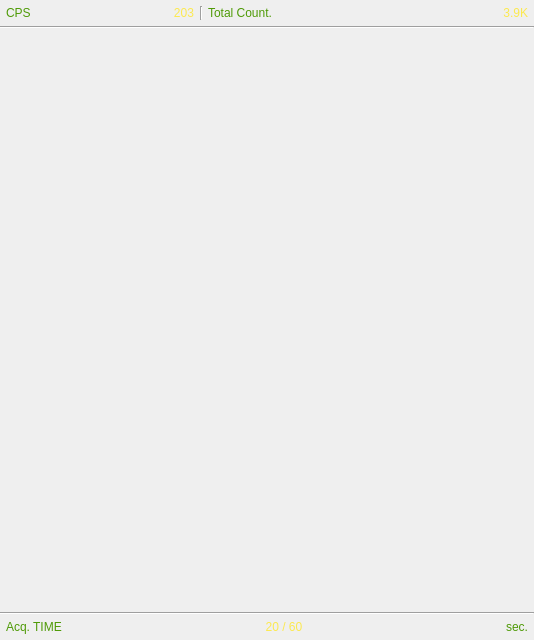
<?xml version="1.0" encoding="UTF-8"?>
<ui version="4.0">
 <class>SpectrumViewerScreen</class>
 <widget class="QWidget" name="SpectrumViewerScreen">
  <property name="geometry">
   <rect>
    <x>0</x>
    <y>0</y>
    <width>534</width>
    <height>640</height>
   </rect>
  </property>
  <property name="windowTitle">
   <string>Form</string>
  </property>
  <layout class="QGridLayout" name="gridLayout_2" columnstretch="3,0,5">
   <property name="leftMargin">
    <number>0</number>
   </property>
   <property name="topMargin">
    <number>6</number>
   </property>
   <property name="rightMargin">
    <number>0</number>
   </property>
   <property name="bottomMargin">
    <number>6</number>
   </property>
   <property name="horizontalSpacing">
    <number>0</number>
   </property>
   <property name="verticalSpacing">
    <number>6</number>
   </property>
   <item row="2" column="0" colspan="3">
    <widget class="SpectrumView" name="chart" native="true">
     <property name="sizePolicy">
      <sizepolicy hsizetype="Preferred" vsizetype="Preferred">
       <horstretch>0</horstretch>
       <verstretch>1</verstretch>
      </sizepolicy>
     </property>
     <property name="font">
      <font>
       <pointsize>4</pointsize>
      </font>
     </property>
    </widget>
   </item>
   <item row="0" column="1">
    <widget class="Line" name="hline1">
     <property name="sizePolicy">
      <sizepolicy hsizetype="Fixed" vsizetype="Preferred">
       <horstretch>0</horstretch>
       <verstretch>0</verstretch>
      </sizepolicy>
     </property>
     <property name="minimumSize">
      <size>
       <width>2</width>
       <height>0</height>
      </size>
     </property>
     <property name="maximumSize">
      <size>
       <width>2</width>
       <height>16777215</height>
      </size>
     </property>
     <property name="orientation">
      <enum>Qt::Vertical</enum>
     </property>
    </widget>
   </item>
   <item row="3" column="0" colspan="3">
    <widget class="Line" name="vline2">
     <property name="sizePolicy">
      <sizepolicy hsizetype="Preferred" vsizetype="Fixed">
       <horstretch>0</horstretch>
       <verstretch>0</verstretch>
      </sizepolicy>
     </property>
     <property name="minimumSize">
      <size>
       <width>0</width>
       <height>2</height>
      </size>
     </property>
     <property name="maximumSize">
      <size>
       <width>16777215</width>
       <height>2</height>
      </size>
     </property>
     <property name="orientation">
      <enum>Qt::Horizontal</enum>
     </property>
    </widget>
   </item>
   <item row="0" column="0">
    <layout class="QHBoxLayout" name="layoutCps">
     <property name="leftMargin">
      <number>6</number>
     </property>
     <property name="rightMargin">
      <number>6</number>
     </property>
     <item>
      <widget class="QLabel" name="tvCps">
       <property name="styleSheet">
        <string notr="true">color: rgb(78, 154, 6);</string>
       </property>
       <property name="text">
        <string>CPS</string>
       </property>
      </widget>
     </item>
     <item>
      <widget class="QLabel" name="cps">
       <property name="styleSheet">
        <string notr="true">color: rgb(252, 233, 79);</string>
       </property>
       <property name="text">
        <string>203</string>
       </property>
       <property name="alignment">
        <set>Qt::AlignRight|Qt::AlignTrailing|Qt::AlignVCenter</set>
       </property>
      </widget>
     </item>
    </layout>
   </item>
   <item row="1" column="0" colspan="3">
    <widget class="Line" name="vline1">
     <property name="sizePolicy">
      <sizepolicy hsizetype="Expanding" vsizetype="Fixed">
       <horstretch>0</horstretch>
       <verstretch>0</verstretch>
      </sizepolicy>
     </property>
     <property name="minimumSize">
      <size>
       <width>0</width>
       <height>2</height>
      </size>
     </property>
     <property name="maximumSize">
      <size>
       <width>16777215</width>
       <height>2</height>
      </size>
     </property>
     <property name="orientation">
      <enum>Qt::Horizontal</enum>
     </property>
    </widget>
   </item>
   <item row="0" column="2">
    <layout class="QHBoxLayout" name="layoutCount">
     <property name="leftMargin">
      <number>6</number>
     </property>
     <property name="rightMargin">
      <number>6</number>
     </property>
     <item>
      <widget class="QLabel" name="tvCount">
       <property name="styleSheet">
        <string notr="true">color: rgb(78, 154, 6);</string>
       </property>
       <property name="text">
        <string>Total Count.</string>
       </property>
      </widget>
     </item>
     <item>
      <widget class="QLabel" name="count">
       <property name="styleSheet">
        <string notr="true">color: rgb(252, 233, 79);</string>
       </property>
       <property name="text">
        <string>3.9K</string>
       </property>
       <property name="alignment">
        <set>Qt::AlignRight|Qt::AlignTrailing|Qt::AlignVCenter</set>
       </property>
      </widget>
     </item>
    </layout>
   </item>
   <item row="4" column="0" colspan="3">
    <widget class="QFrame" name="timeContainer">
     <layout class="QHBoxLayout" name="layoutAcq">
      <property name="leftMargin">
       <number>6</number>
      </property>
      <property name="topMargin">
       <number>0</number>
      </property>
      <property name="rightMargin">
       <number>6</number>
      </property>
      <property name="bottomMargin">
       <number>0</number>
      </property>
      <item>
       <widget class="QLabel" name="acqTime">
        <property name="styleSheet">
         <string notr="true">color: rgb(78, 154, 6);</string>
        </property>
        <property name="text">
         <string>Acq. TIME</string>
        </property>
        <property name="wordWrap">
         <bool>false</bool>
        </property>
       </widget>
      </item>
      <item>
       <widget class="QLabel" name="acqCounter">
        <property name="sizePolicy">
         <sizepolicy hsizetype="Expanding" vsizetype="Preferred">
          <horstretch>0</horstretch>
          <verstretch>0</verstretch>
         </sizepolicy>
        </property>
        <property name="styleSheet">
         <string notr="true">color: rgb(252, 233, 79);</string>
        </property>
        <property name="text">
         <string>20 / 60</string>
        </property>
        <property name="alignment">
         <set>Qt::AlignCenter</set>
        </property>
       </widget>
      </item>
      <item>
       <widget class="QLabel" name="acqSec">
        <property name="styleSheet">
         <string notr="true">color: rgb(78, 154, 6);</string>
        </property>
        <property name="text">
         <string>sec.</string>
        </property>
        <property name="alignment">
         <set>Qt::AlignRight|Qt::AlignTrailing|Qt::AlignVCenter</set>
        </property>
       </widget>
      </item>
     </layout>
    </widget>
   </item>
  </layout>
 </widget>
 <customwidgets>
  <customwidget>
   <class>SpectrumView</class>
   <extends>QWidget</extends>
   <header>widget/SpectrumView.h</header>
   <container>1</container>
  </customwidget>
 </customwidgets>
 <resources/>
 <connections/>
</ui>
